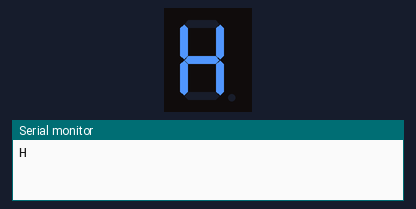
A sketch run on a simulated Arduino Uno, built with avr-gcc and run on an emulated ATmega328P. On the bench: 1-digit seven-segment display, the last lines printed to the serial monitor. Wiring (inferred from the names in the program): 1-digit 7-segment display, segments lit when LOW: segments pin 13, pin 12, pin 11, pin 10, pin 9, pin 8, pin 7. The segment pins are drawn as the display they are named for.

Above: at 0.17 s.
At 0.52 s:
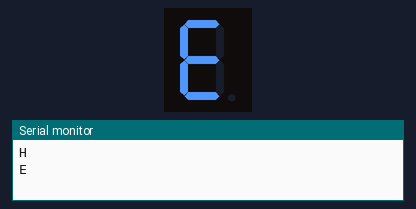
At 0.87 s:
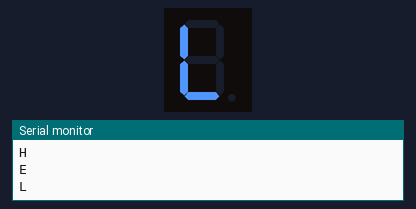
At 1.5 s:
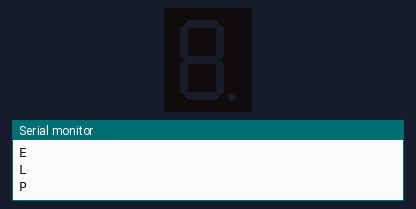

The sketch:

HELP_ME_display_anodo.ino
```cpp
int a = 13;//Correspondente ao LED a
int b = 12;//Correspondente ao LED b
int c = 11;//Correspondente ao LED c
int d = 10;//Correspondente ao LED d
int e = 9;//Correspondente ao LED e
int f = 8;//Correspondente ao LED f
int g = 7;//Correspondente ao LED g
char letra;
char palavra[5]= "HELP";

void setup() {
  pinMode(a, OUTPUT);//Define a como saída
  pinMode(b, OUTPUT);//Define b como saída
  pinMode(c, OUTPUT);//Define c como saída
  pinMode(d, OUTPUT);//Define d como saída
  pinMode(e, OUTPUT);//Define e como saída
  pinMode(f, OUTPUT);//Define f como saída
  pinMode(g, OUTPUT);//Define g como saída
  Serial.begin(9600);//Inicia a comunicação serial
}

//Função para apagar
void espaco() {
  digitalWrite(a, 1);//coloca a em nível alto
  digitalWrite(b, 1);//coloca b em nível baixo
  digitalWrite(c, 1);//coloca c em nível baixo
  digitalWrite(d, 1);//coloca d em nível alto
  digitalWrite(e, 1);//coloca e em nível baixo
  digitalWrite(f, 1);//coloca f em nível baixo
  digitalWrite(g, 1);//coloca g em nível baixo
  delay(100);
}

//Função para escrever o "H"
void letraH() {
  digitalWrite(a, 1);//coloca a em nível alto
  digitalWrite(b, 0);//coloca b em nível baixo
  digitalWrite(c, 0);//coloca c em nível baixo
  digitalWrite(d, 1);//coloca d em nível alto
  digitalWrite(e, 0);//coloca e em nível baixo
  digitalWrite(f, 0);//coloca f em nível baixo
  digitalWrite(g, 0);//coloca g em nível baixo
  delay(100);
}
//Função para escrever o "E"
void letraE() {
  digitalWrite(a, 0);
  digitalWrite(b, 1);
  digitalWrite(c, 1);
  digitalWrite(d, 0);
  digitalWrite(e, 0);
  digitalWrite(f, 0);
  digitalWrite(g, 0);
  delay(100);
}
//Função para escrever o "L"
void letraL() {
  digitalWrite(a, 1);
  digitalWrite(b, 1);
  digitalWrite(c, 1);
  digitalWrite(d, 0);
  digitalWrite(e, 0);
  digitalWrite(f, 0);
  digitalWrite(g, 1);
  delay(100);
}
//Função para escrever o "P"
void letraP() {
  digitalWrite(a, 0);
  digitalWrite(b, 0);
  digitalWrite(c, 1);
  digitalWrite(d, 1);
  digitalWrite(e, 0);
  digitalWrite(f, 0);
  digitalWrite(g, 0);
  delay(100);
}

void loop() {

  for(int i = 0; i<= 3; i++){
    letra = palavra[i];

  switch (letra) {
    case 'H':
      letraH();
      break;
    case 'E':
      letraE();
      break;
    case 'L':
      letraL();
      break;
    case 'P':
      letraP();
      break;
  }
  Serial.println(letra);
  delay(250);
  }
  espaco();
  delay(700);
}
```

Measured:
- by itself, everything shown: repeats every 2.2 s, in 5 steps
- what the display in image 3 shows lasts 0.8 s, from 1.4 s to 2.2 s
